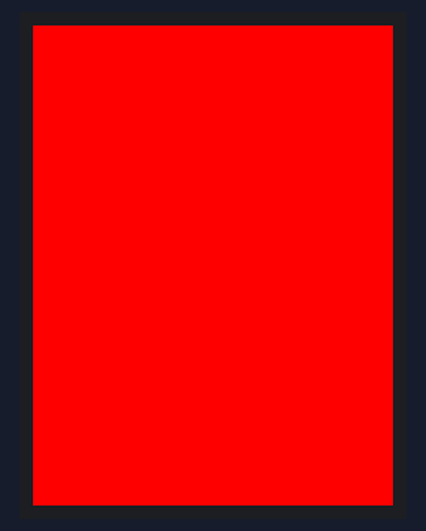
A sketch run on a simulated ESP32-C3. Parts: 240×320 colour display. What the sketch prints to the serial monitor is not drawn.

Above: at 0.2 s.
At 1.3 s:
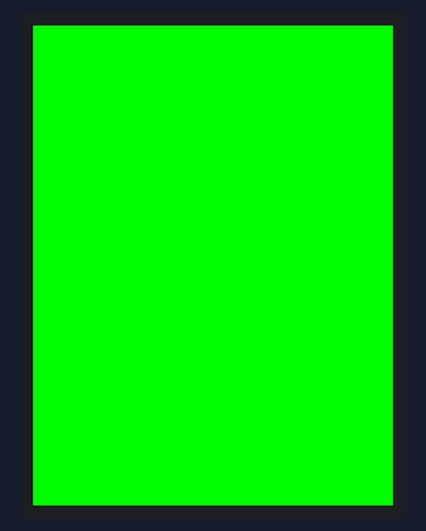
At 2.4 s:
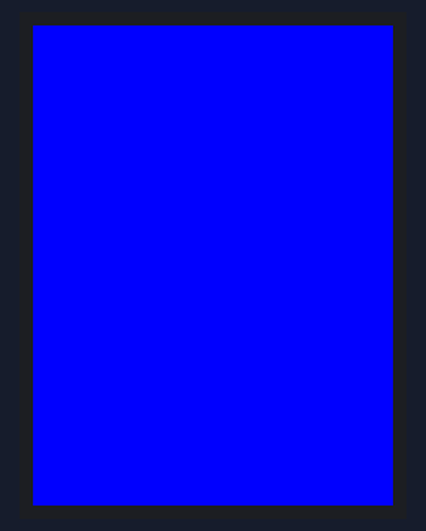
At 3.5 s:
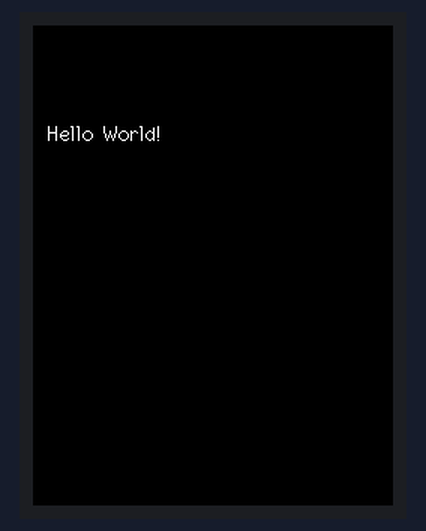

The sketch:

esp32c3_test.ino
```cpp
#include <TFT_eSPI.h>

TFT_eSPI tft = TFT_eSPI();

void setup() {
  Serial.begin(115200);
  Serial.println("Starting TFT Test...");

  tft.init();
  tft.setRotation(0);
}

void loop() {
  Serial.println("Filling RED");
  tft.fillScreen(TFT_RED);
  delay(1000);

  Serial.println("Filling GREEN");
  tft.fillScreen(TFT_GREEN);
  delay(1000);

  Serial.println("Filling BLUE");
  tft.fillScreen(TFT_BLUE);
  delay(1000);

  Serial.println("Filling BLACK with WHITE text");
  tft.fillScreen(TFT_BLACK);
  tft.setTextColor(TFT_WHITE, TFT_BLACK);
  tft.drawString("Hello World!", 10, 64, 2);
  delay(2000);
}
```

Measured:
- by itself, everything shown: repeats every 5.3 s, in 4 steps
- what the display in image 1 shows lasts 1.1 s, from 1.2 s to 2.3 s
- what the display in image 2 shows lasts 1.2 s, from 2.3 s to 3.5 s
- what the display in image 3 shows lasts 2.0 s, from 3.5 s to 5.5 s
